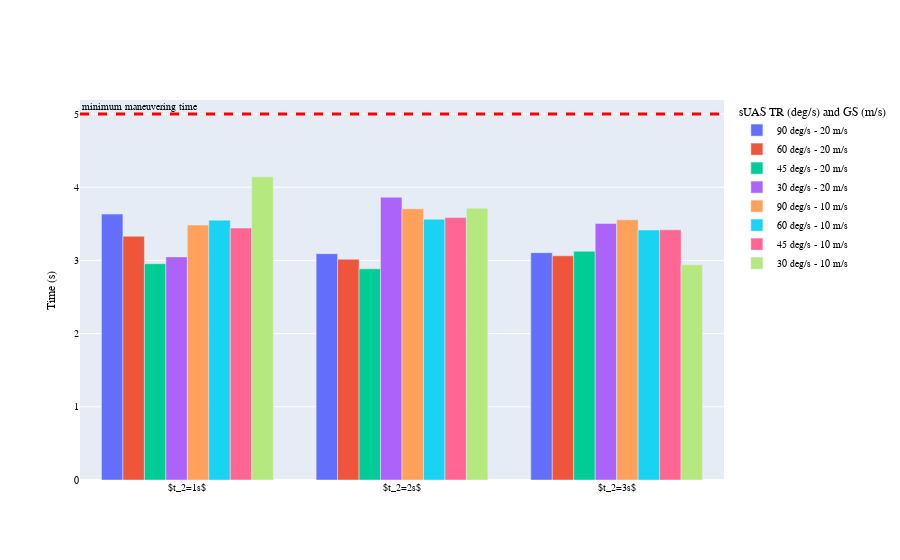

Notebook code cell kept with this figure:
### Code cell
import plotly.graph_objects as go
import itertools
t2=['$t_2=1s$', '$t_2=2s$', '$t_2=3s$']
s = [St5tr90h0_mean, St6tr90h0_mean, St7tr90h0_mean]
s1 = list(itertools.chain(*s))
p = [Stt1tr60h0_mean, Stt2tr60h0_mean, Stt3tr60h0_mean]
p1 = list(itertools.chain(*p))
q = [St6tr45h0_mean, St7tr45h0_mean, St8tr45h0_mean]
q1 = list(itertools.chain(*q))
r = [St7tr30h0_mean, St8tr30h0_mean,St9tr30h0_mean]
r1 = list(itertools.chain(*r))

k = [St5vtr90h0_mean, St6vtr90h0_mean, St7vtr90h0_mean]
k1 = list(itertools.chain(*k))
l = [Stt1vtr60h0_mean, Stt2vtr60h0_mean, Stt3vtr60h0_mean]
l1 = list(itertools.chain(*l))
m = [St6vtr45h0_mean, St7vtr45h0_mean, St8vtr45h0_mean]
m1 = list(itertools.chain(*m))

n = [[4.1425], St8vtr30h0_mean,St9vtr30h0_mean ]
n1 = list(itertools.chain(*n))





fig = go.Figure(data=[
    go.Bar(name='90 deg/s - 20 m/s', x=t2, y=s1),
    go.Bar(name='60 deg/s - 20 m/s', x=t2, y=p1),
    go.Bar(name='45 deg/s - 20 m/s', x=t2, y=q1),
    go.Bar(name='30 deg/s - 20 m/s', x=t2, y=r1),
    go.Bar(name='90 deg/s - 10 m/s', x=t2, y=k1),
    go.Bar(name='60 deg/s - 10 m/s', x=t2, y=l1),
    go.Bar(name='45 deg/s - 10 m/s', x=t2, y=m1),
    go.Bar(name='30 deg/s - 10 m/s', x=t2, y=n1)
])
# Change the bar mode
fig.update_layout(barmode='group',
    #title="Average time of LoWC-WCR ", title_x=0.45, 
    #xaxis_title="Time (s)",
    yaxis_title="Time (s)",
    legend_title="sUAS TR (deg/s) and GS (m/s)",
    font=dict(
        family="Helvetica",
        size=10,
        color="Black"
    )
)
fig.add_hline(y=5, line_width=3, line_dash="dash", line_color="red", annotation_text="minimum maneuvering time", 
              annotation_position="top left")
fig.write_image("images/NotWC.pdf")
fig.show()

### Figure 1 — Plotly figure (JSON) as saved in the notebook; plotly's stock layout.template omitted (floating-point values rounded to 4 significant figures)
{"data": [{"name": "90 deg/s - 20 m/s", "type": "bar", "x": ["$t_2=1s$", "$t_2=2s$", "$t_2=3s$"], "y": [3.632, 3.092, 3.105]}, {"name": "60 deg/s - 20 m/s", "type": "bar", "x": ["$t_2=1s$", "$t_2=2s$", "$t_2=3s$"], "y": [3.33, 3.015, 3.062]}, {"name": "45 deg/s - 20 m/s", "type": "bar", "x": ["$t_2=1s$", "$t_2=2s$", "$t_2=3s$"], "y": [2.955, 2.885, 3.125]}, {"name": "30 deg/s - 20 m/s", "type": "bar", "x": ["$t_2=1s$", "$t_2=2s$", "$t_2=3s$"], "y": [3.047, 3.862, 3.505]}, {"name": "90 deg/s - 10 m/s", "type": "bar", "x": ["$t_2=1s$", "$t_2=2s$", "$t_2=3s$"], "y": [3.482, 3.705, 3.555]}, {"name": "60 deg/s - 10 m/s", "type": "bar", "x": ["$t_2=1s$", "$t_2=2s$", "$t_2=3s$"], "y": [3.55, 3.562, 3.415]}, {"name": "45 deg/s - 10 m/s", "type": "bar", "x": ["$t_2=1s$", "$t_2=2s$", "$t_2=3s$"], "y": [3.442, 3.585, 3.417]}, {"name": "30 deg/s - 10 m/s", "type": "bar", "x": ["$t_2=1s$", "$t_2=2s$", "$t_2=3s$"], "y": [4.143, 3.712, 2.94]}], "layout": {"annotations": [{"showarrow": false, "text": "minimum maneuvering time", "x": 0, "xanchor": "left", "xref": "x domain", "y": 5, "yanchor": "bottom", "yref": "y"}], "autosize": true, "barmode": "group", "font": {"color": "Black", "family": "Helvetica", "size": 10}, "legend": {"title": {"text": "sUAS TR (deg/s) and GS (m/s)"}}, "shapes": [{"line": {"color": "red", "dash": "dash", "width": 3}, "type": "line", "x0": 0, "x1": 1, "xref": "x domain", "y0": 5, "y1": 5, "yref": "y"}], "xaxis": {"autorange": true, "range": [-0.5, 2.5], "type": "category"}, "yaxis": {"autorange": true, "range": [0, 5.455], "title": {"text": "Time (s)"}, "type": "linear"}}}
